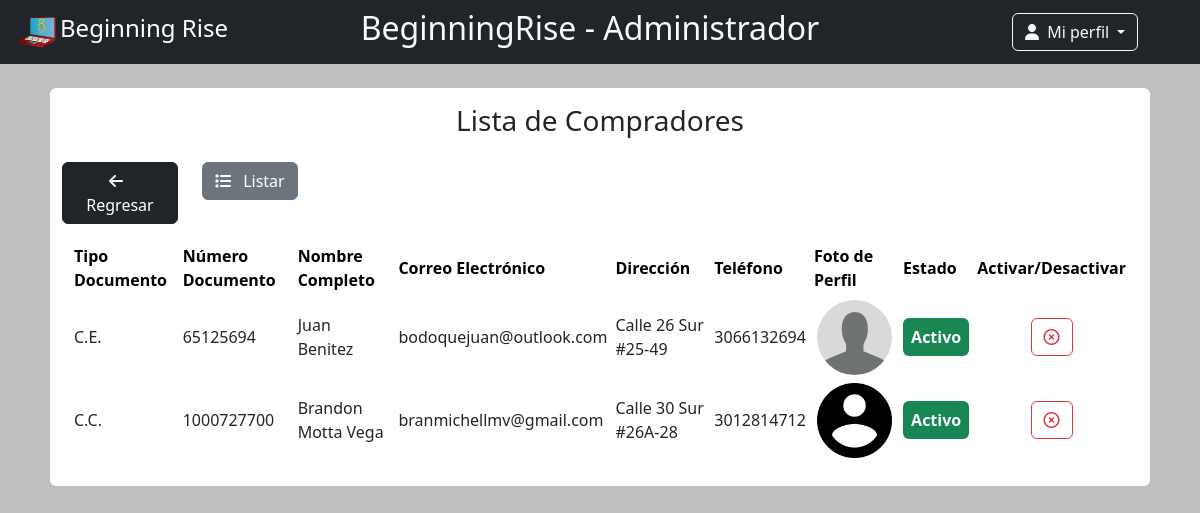
The app's page /?page=admin&opcion=listaCompradores (signed in) with its own data.
### tables this page shows
CREATE TABLE `clientes` (
  `email_cliente` varchar(45) NOT NULL,
  `direccion_cliente` varchar(40) NOT NULL,
  `telefono_cliente` bigint(10) NOT NULL
);

CREATE TABLE `persona` (
  `tipo_documento_persona` varchar(10) NOT NULL,
  `num_doc_persona` bigint(10) NOT NULL,
  `nombre_persona` varchar(68) DEFAULT NULL,
  `email_persona` varchar(45) NOT NULL,
  `contrasena_persona` varchar(255) NOT NULL,
  `fecha_creacion` datetime NOT NULL,
  `fecha_actualizacion` datetime NOT NULL,
  `foto_perfil` mediumblob DEFAULT NULL,
  `estado` tinyint(2) NOT NULL
);

### controller/adminControlador.php (called while the page is built, shortened)
<?php
class AdminControlador
{
    public function listaCompradores()
    {
        require "view/admin/listadoCompradores.php";
    }
}

### connect/dbconnect.php (called while the page is built, shortened)
<?php
    class Conexion
    {
        public function conectar()
        {
            try {
                $dsn = "mysql:host=localhost;dbname=".DB_NAME;
                $this->conexion = new PDO($dsn,DB_USER,DB_PASS);
                return $this->conexion;
            } catch (PDOException $th) {
                echo $th->getMessage();
            }
        }
    }
?>

### view/admin/listadoCompradores.php (the view, shortened to what this page needs)
<?php
if (isset($_SESSION['login'])) {
    $user = $_SESSION['login'];
} else {
    header("Location: ?page=logout");
}
$connect = new Conexion();
$connect->conectar();
$query2 = $connect->conexion->prepare(
    "SELECT persona.tipo_documento_persona,
    persona.num_doc_persona,
    persona.nombre_persona,
    clientes.email_cliente,
    clientes.direccion_cliente,
    clientes.telefono_cliente,
    persona.foto_perfil,
    persona.estado
    FROM clientes
    INNER JOIN persona WHERE persona.email_persona = clientes.email_cliente"
);
$query2->execute();
$arreglo2 = $query2->fetch(PDO::FETCH_ASSOC);
?>
<?php require "view/layouts/headerA.php" ?>
<div class="container-fluid my-4">
    <div class="row d-flex justify-content-center">
        <div class="rounded col-sm-11 col-md-11 col-lg-11 col-xl-11 bg-white">
            <div class="my-2">
                <h3 class="text-center my-3">Lista de Compradores</h3>
                <div class="row d-flex justify-content-start">
                    <div class="col" style="max-width: 140px;">
                        <a onclick="window.history.back();" class="btn btn-dark my-2">
                            <i class="fa-solid fa-arrow-left me-2"></i>
                            Regresar
                        </a>
                    </div>
                    <div class="col" style="max-width: 120px;">
                        <a href="" class="btn btn-secondary my-2">
                            <i class="fa-solid fa-list me-2"></i>
                            Listar
                        </a>
                    </div>
                </div>
            </div>
            <div class="table-responsive px-2 mb-4">
                <table class="table-sm table-hover align-middle" id="myTable">
                    <thead class="table-secondary">
                        <tr>
                            <th>Tipo Documento</th>
                            <th>Número Documento</th>
                            <th>Nombre Completo</th>
                            <th>Correo Electrónico</th>
                            <th>Dirección</th>
                            <th>Teléfono</th>
                            <th class="no-exportar">Foto de Perfil</th>
                            <th>Estado</th>
                            <th class="no-exportar">Activar/Desactivar</th>
                        </tr>
                    </thead>
                    <tbody>
                        <?php if ($arreglo2 === false) { ?>
                            <div class="alert alert-info" role="alert">
                                <?php echo "No hay registros" ?>
                            </div>
                            <?php } else {
                            do {
                                if ($arreglo2['estado'] == 0) {
                                    $clase = 'text-center py-auto my-1 p-2 rounded bg-danger text-light fw-semibold';
                                    $status = 'Inactivo';
                                } else if ($arreglo2['estado'] == 1) {
                                    $status = 'Activo';
                                    $clase = 'text-center py-auto my-1 p-2 rounded bg-success text-light fw-semibold';
                                }
                            ?>
                                <tr>
                                    <td>
                                        <?php echo $arreglo2['tipo_documento_persona'] ?>
                                    </td>
                                    <td>
                                        <?php echo $arreglo2['num_doc_persona'] ?>
                                    </td>
                                    <td>
                                        <?php echo $arreglo2['nombre_persona'] ?>
                                    </td>
                                    <td>
                                        <?php echo $arreglo2['email_cliente'] ?>
                                    </td>
                                    <td>
                                        <?php echo $arreglo2['direccion_cliente'] ?>
                                    </td>
                                    <td>
                                        <?php echo $arreglo2['telefono_cliente'] ?>
                                    </td>
                                    <td class="text-center">
                                        <?php if ($arreglo2['foto_perfil'] === "config/img/persona/") { ?>
                                            <img src="<?php echo urlsite ?>/config/img/persona/foto_gen.png" alt="Foto" width="75" height="75">
                                        <?php } else { ?>
                                            <img src="<?php echo $arreglo2['foto_perfil'] ?>" alt="Foto" class="rounded-circle" width="75" height="75">
                                        <?php } ?>
                                    </td>
                                    <td>
                                        <span class="<?php echo $clase ?>">
                                            <?php echo $status ?>
                                        </span>
                                    </td>
                                    <td class="text-center">
                                        <?php if ($arreglo2['email_cliente'] == $user) { ?>
                                        <?php } else { ?>
                                            <?php if ($status == 'Activo') {
                                                echo '
                                                <button onclick="confirmarDesactivarComprador(`' . $arreglo2['email_cliente'] . '`)" class="btn btn-outline-danger">
                                                    <i class="fa-regular fa-circle-xmark"></i>
                                                </button>
                                                ';
                                            } elseif ($status == "Inactivo") {
                                                echo '
                                                <button onclick="confirmarActivarComprador(`' . $arreglo2['email_cliente'] . '`)" class="btn btn-outline-success">
                                                    <i class="fa-regular fa-circle-check"></i>
                                                </button>
                                                ';
                                            }
                                            ?>
                                        <?php } ?>
                                    </td>
                                </tr>
                        <?php } while ($arreglo2 = $query2->fetch(PDO::FETCH_ASSOC));
                        }
                        ?>
                    </tbody>
                </table>
            </div>
        </div>
    </div>
</div>

### index.php (shortened to what this page needs)
<?php
$page = "index";
if (isset($_GET['page'])) {
    $page = $_GET['page'];
}
switch ($page) {
    case 'admin':
        require "controller/adminControlador.php";
        if (isset($_GET['opcion'])) {
            $metodo = $_GET['opcion'];
            if (method_exists('adminControlador', $metodo)) {
                $_adminControlador = new AdminControlador();
                $_adminControlador->$metodo();
            }
        } else {
            $_adminControlador = new AdminControlador();
            $_adminControlador->home();
        }
        break;
}

### view/layouts/headerA.php (shortened to what this page needs)
<!DOCTYPE html>
<html lang="es">
<head>
    <link href="https://cdnjs.cloudflare.com/ajax/libs/font-awesome/6.2.1/css/all.min.css" rel="stylesheet" />
    <link rel="stylesheet" href="<?php echo urlsite ?>/config/css/bootstrap.min.css">
    <link rel="stylesheet" href="<?php echo urlsite ?>/config/css/sweetalert2.min.css">
    <link rel="stylesheet" href="<?php echo urlsite ?>/config/css/cositas.css">
    <link href="https://cdn.datatables.net/1.13.3/css/dataTables.bootstrap5.min.css" rel="stylesheet" />
    <link href="https://cdn.datatables.net/buttons/2.3.5/css/buttons.bootstrap5.min.css" rel="stylesheet" />
</head>
<body>
    <header>
        <nav class="navbar navbar-expand-lg navbar-dark bg-dark">
            <div class="container-fluid" style="max-width: 240px;">
                <div class="row">
                    <div class="col">
                        <a class="navbar-brand" href="<?php echo urlsite ?>?page=admin">
                            <img src="<?php echo urlsite ?>/config/img/icon.png" height="48" width="48"><span class="fs-4">Beginning Rise</span></a>
                    </div>
                </div>
            </div>
            <div class="container-fluid" style="max-width: 800px;">
                <div class="col-12">
                    <h2 class="text-center text-light">
                        BeginningRise - Administrador
                    </h2>
                </div>
            </div>
            <div class="container-fluid" style="max-width: 260px;">
                <div class="row mx-auto" style="max-width: 140px;">
                    <div class="col">
                        <div class="dropdown">
                            <button class="btn btn-outline-light dropdown-toggle" type="button" data-bs-toggle="dropdown" aria-expanded="false">
                                <i class="fa-solid fa-user me-1"></i>
                                Mi perfil
                            </button>
                        </div>
                    </div>
                </div>
            </div>
        </nav>
    </header>

### config/css/cositas.css (style rules this page uses)
body { background-color: silver; }

### records on screen
clientes: email_cliente.tipo_documento_persona "C.E.", email_cliente.num_doc_persona "65125694", email_cliente.nombre_persona "Juan Benitez", email_cliente "bodoquejuan@outlook.com", direccion_cliente "Calle 26 Sur #25-49", telefono_cliente "3066132694", email_cliente.foto_perfil (picture), email_cliente.estado "Activo"
clientes: email_cliente.tipo_documento_persona "C.C.", email_cliente.num_doc_persona "1000727700", email_cliente.nombre_persona "Brandon Motta Vega", email_cliente "branmichellmv@gmail.com", direccion_cliente "Calle 30 Sur #26A-28", telefono_cliente "3012814712", email_cliente.estado "Activo"
